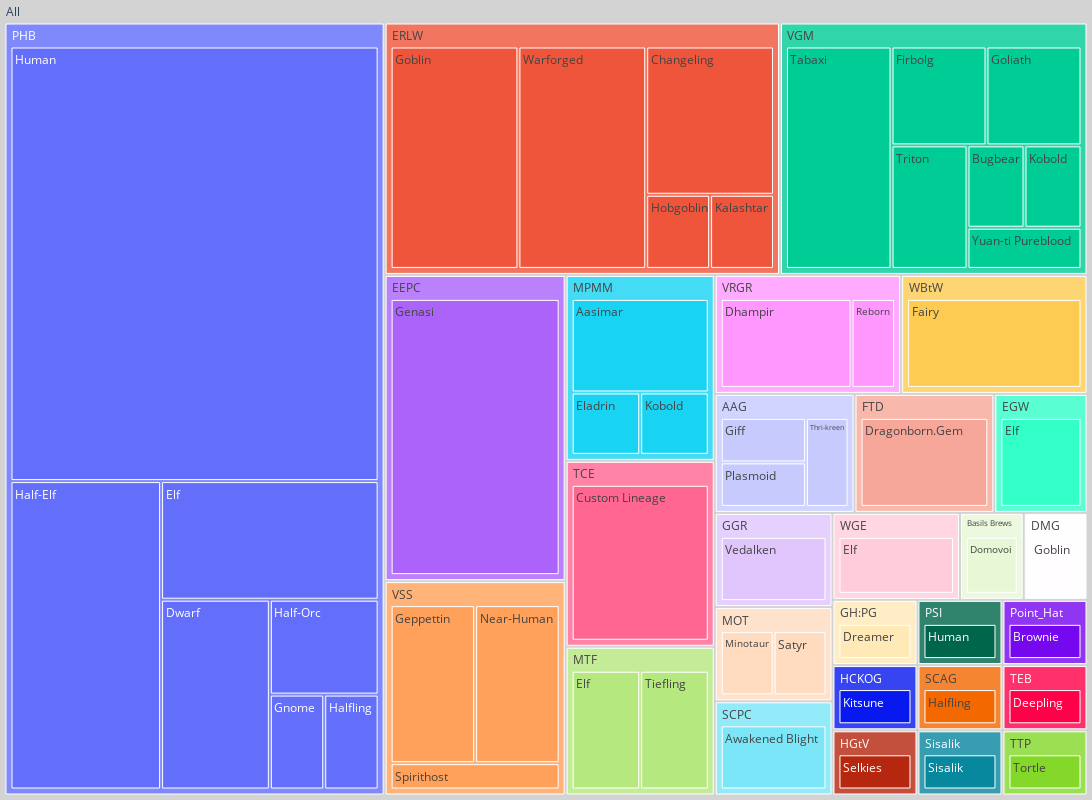

Notebook source saved alongside this figure:
### Code cell
Display_Fig(Table_Race, ["Source", "Race", "Count"])

### Figure 1 — Plotly figure (JSON) as saved in the notebook; plotly's stock layout.template omitted (floating-point values rounded to 4 significant figures; data arrays with more than 128 entries replaced by an {"elided": "..."} marker saying what was removed)
{"data": [{"branchvalues": "total", "domain": {"x": [0, 1], "y": [0, 1]}, "hovertemplate": "labels=%{label}<br>Count=%{value}<br>parent=%{parent}<br>id=%{id}<extra></extra>", "ids": {"elided": "324 str values"}, "labels": {"elided": "324 str values"}, "name": "", "parents": {"elided": "324 str values"}, "values": {"elided": "324 int values"}, "type": "treemap", "root": {"color": "lightgrey"}}], "layout": {"legend": {"tracegroupgap": 0}, "margin": {"t": 0, "l": 0, "r": 0, "b": 0}, "autosize": false, "width": 1100, "height": 800}}
